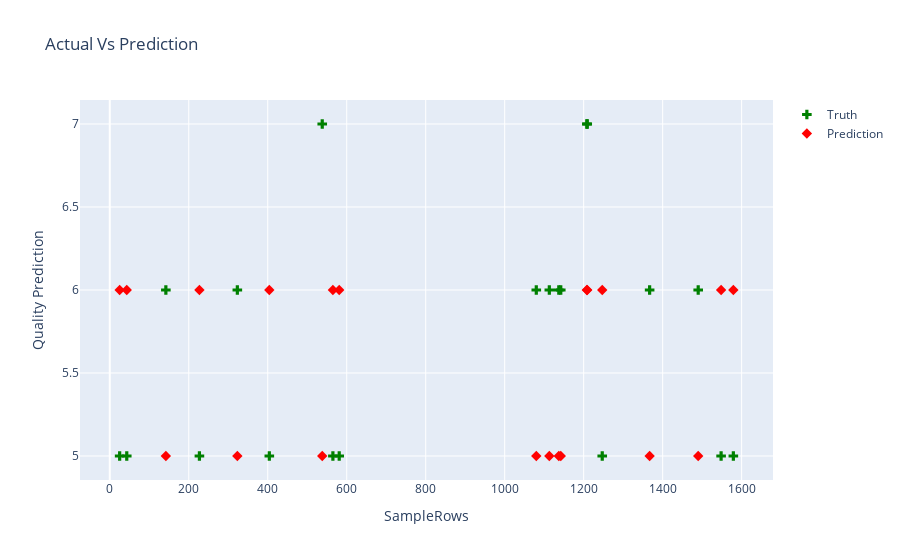

This figure's notebook cell:
### Code cell
fig = go.Figure()
# # Add traces
fig.add_trace(go.Scatter(x = report['SampleRows'], y = report['TruthQuality'], mode = 'markers', name = 'Truth', marker = dict(size = 8, color = 'green', symbol = 'cross')))
fig.add_trace(go.Scatter(x = report['SampleRows'], y = report['PredictedQuality'], mode = 'markers', name = 'Prediction', marker = dict(size = 8, color = 'red', symbol = 'diamond')))
fig.update_layout(title = "Actual Vs Prediction", xaxis_title = 'SampleRows', yaxis_title = 'Quality Prediction')
fig.show()

### Figure 1 — Plotly figure (JSON) as saved in the notebook; plotly's stock layout.template omitted (floating-point values rounded to 4 significant figures)
{"data": [{"marker": {"color": "green", "size": 8, "symbol": "cross"}, "mode": "markers", "name": "Truth", "type": "scatter", "x": [142, 581, 25, 538, 323, 1209, 227, 1137, 1142, 1579, 565, 1247, 1548, 1367, 1080, 43, 1113, 404, 1208, 1490], "y": [6, 5, 5, 7, 6, 7, 5, 6, 6, 5, 5, 5, 5, 6, 6, 5, 6, 5, 7, 6]}, {"marker": {"color": "red", "size": 8, "symbol": "diamond"}, "mode": "markers", "name": "Prediction", "type": "scatter", "x": [142, 581, 25, 538, 323, 1209, 227, 1137, 1142, 1579, 565, 1247, 1548, 1367, 1080, 43, 1113, 404, 1208, 1490], "y": [5, 6, 6, 5, 5, 6, 6, 5, 5, 6, 6, 6, 6, 5, 5, 6, 5, 6, 6, 5]}], "layout": {"autosize": true, "title": {"text": "Actual Vs Prediction"}, "xaxis": {"autorange": true, "range": [-69.52, 1674.0], "title": {"text": "SampleRows"}, "type": "linear"}, "yaxis": {"autorange": true, "range": [4.816, 7.184], "title": {"text": "Quality Prediction"}, "type": "linear"}}}
